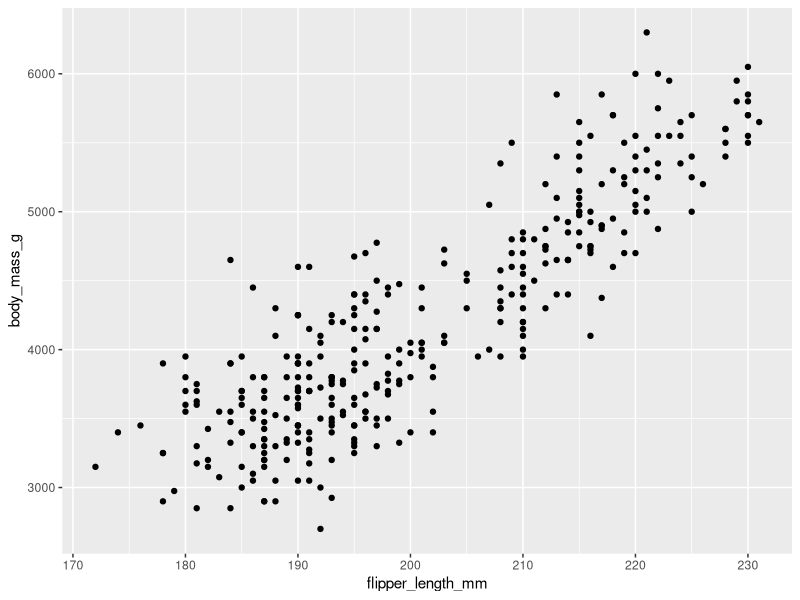
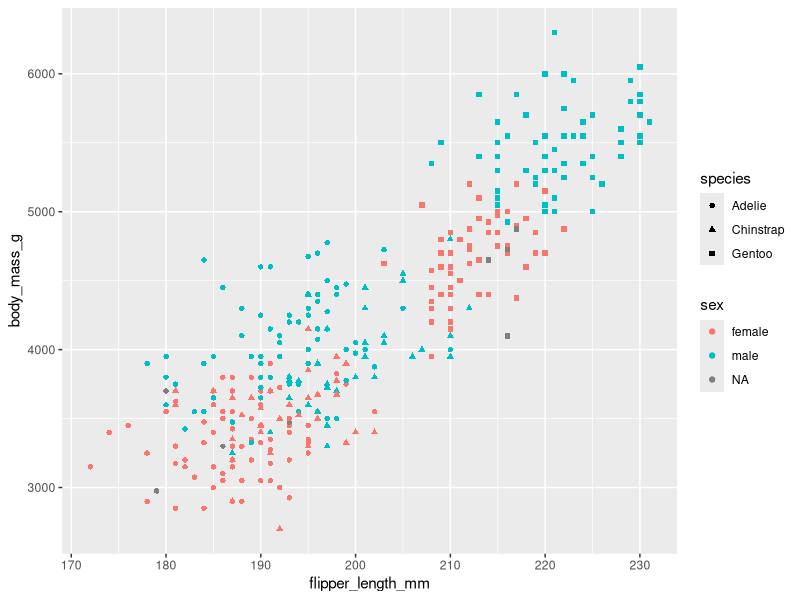
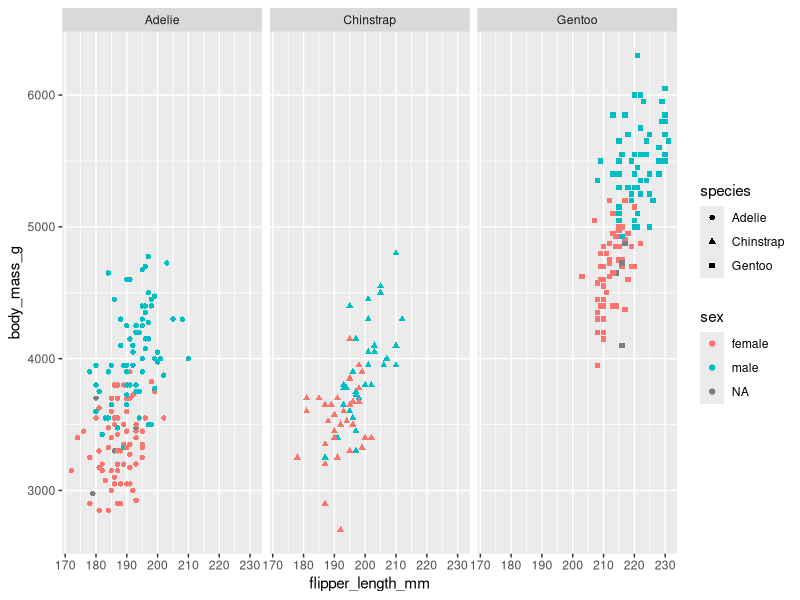
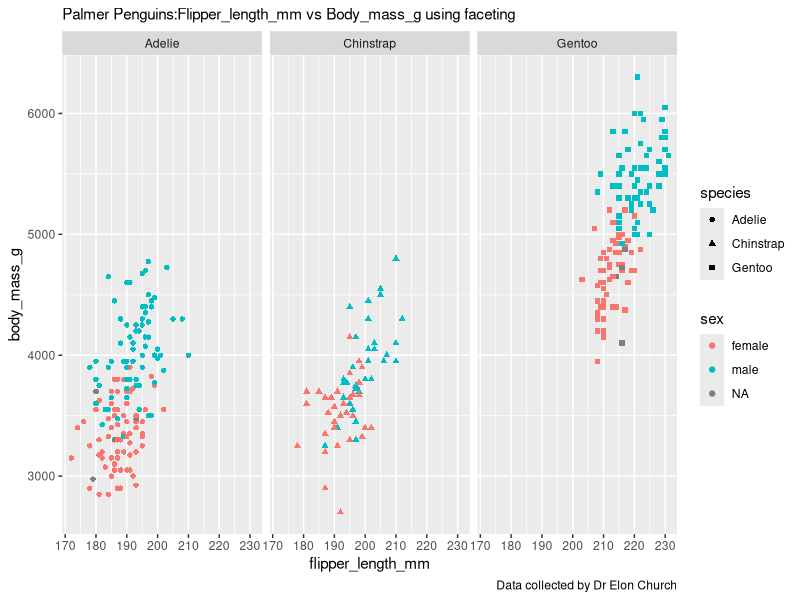
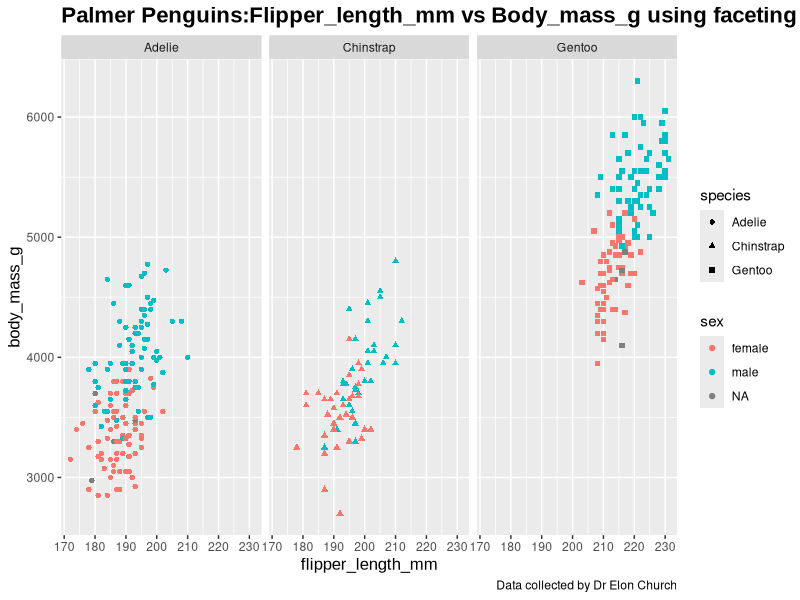

These charts were generated, in order, by the following R code:
## ---- chunk 1
library(ggplot2)
library(palmerpenguins)
## ---- chunk 2
ggplot(data=penguins, aes(x=flipper_length_mm, y=body_mass_g)) + 
  geom_point() 
## ---- chunk 3
ggplot(data=penguins, aes(x=flipper_length_mm, y=body_mass_g,colour =sex,shape =species)) + 
  geom_point() 
## ---- chunk 4
ggplot(data=penguins, aes(x=flipper_length_mm, y=body_mass_g,colour =sex,shape =species))+
  geom_point()+
  facet_wrap(~species)
## ---- chunk 5
ggplot(data=penguins, aes(x=flipper_length_mm, y=body_mass_g,colour =sex,shape =species))+
  geom_point()+
  facet_wrap(~species)+
  labs(subtitle="Palmer Penguins:Flipper_length_mm vs Body_mass_g using faceting",caption = "Data collected by Dr Elon Church")
## ---- chunk 6
W <- ggplot(data=penguins, aes(x=flipper_length_mm, y=body_mass_g,colour =sex,shape =species))+
  geom_point()+
  facet_wrap(~species)+
  labs(subtitle="Palmer Penguins:Flipper_length_mm vs Body_mass_g using faceting",caption = "Data collected by Dr Elon Church")
## ---- chunk 7
W+ theme(
  plot.subtitle = element_text(family = "Arial", size = 16, face = "bold"),
  axis.title.x = element_text(family = "Arial", size = 12),
  axis.title.y = element_text(family = "Arial", size = 12,)
)
